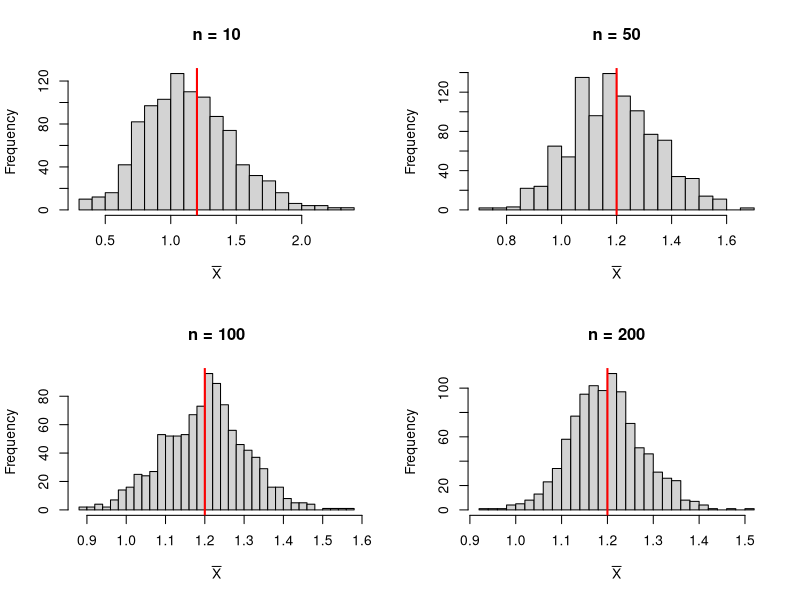
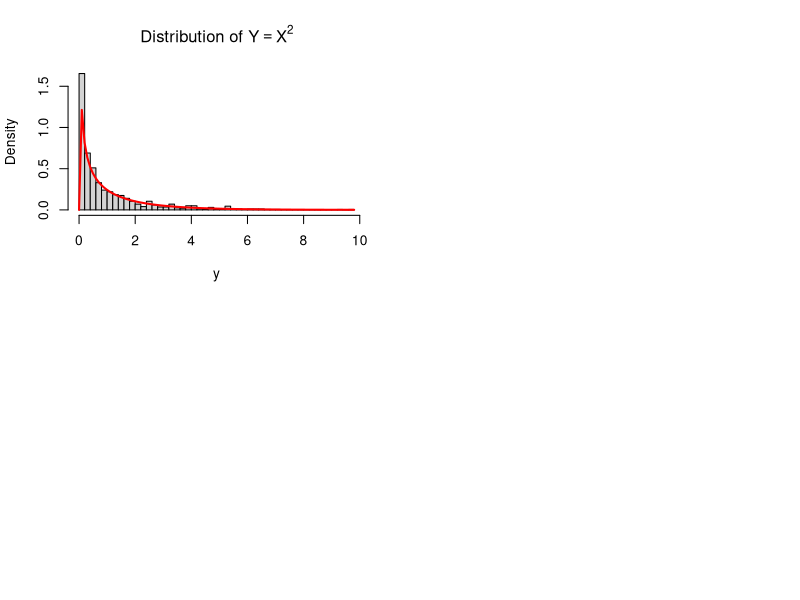

Recreate these plots in R, in order.
## ---- chunk 1
knitr::opts_chunk$set(echo = TRUE)
set.seed(123)
## ---- chunk 2
simulate_means <- function(n, reps = 1000) {
  replicate(reps, mean(rpois(n, lambda = 1.2)))
}

sample_sizes <- c(10, 50, 100, 200)

par(mfrow = c(2, 2))
for (n in sample_sizes) {
  means <- simulate_means(n)
  hist(means,
       main = paste("n =", n),
       xlab = expression(bar(X)),
       breaks = 30)
  abline(v = 1.2, col = "red", lwd = 2)
}
## ---- chunk 3
# Report mean and SD of sample means for each n
for (n in sample_sizes) {
  means <- simulate_means(n)
  cat("n =", n, "\n",
      " Mean of xbar:", round(mean(means), 4), "\n",
      " SD of xbar:  ", round(sd(means), 4),
      " Theoretical: ", round(sqrt(1.2 / n), 4),
      " Diff: ", round(sqrt(1.2 / n) - sd(means), 5), "\n") 
}
## ---- chunk 4
# Given
n <- 400
x <- 220
## ---- chunk 5
p_hat <- x / n
p_hat
## ---- chunk 6
z_star <- qnorm(0.975)
z_star
## ---- chunk 7
se <- sqrt(p_hat * (1 - p_hat) / n)
se
## ---- chunk 8
me <- z_star * se
me
## ---- chunk 9
lower <- p_hat - me
upper <- p_hat + me
c(lower, upper)
## ---- chunk 10
prop.test(x, n, conf.level = 0.95, correct = FALSE)
## ---- chunk 11
# 1. Generate 1000 standard normal values
x <- rnorm(1000)

# 2. Square each value
y <- x^2

# 3. Histogram
hist(y, breaks = 50, main = expression(paste("Distribution of ", Y == X^2)),
     xlab = "y", freq = FALSE)
# Overlay theoretical chi-squared(1) density
curve(dchisq(x, df = 1), col = "red", lwd = 2, add = TRUE)
## ---- chunk 12
# Given
n <- 260
x <- 150
p0 <- 0.62
## ---- chunk 13
p_hat <- x / n
p_hat
## ---- chunk 14
z <- (p_hat - p0) / sqrt(p0 * (1 - p0) / n)
z
## ---- chunk 15
p_value <- pnorm(z)
p_value
## ---- chunk 16
prop.test(x, n, p = p0, alternative = "less", correct = FALSE)
